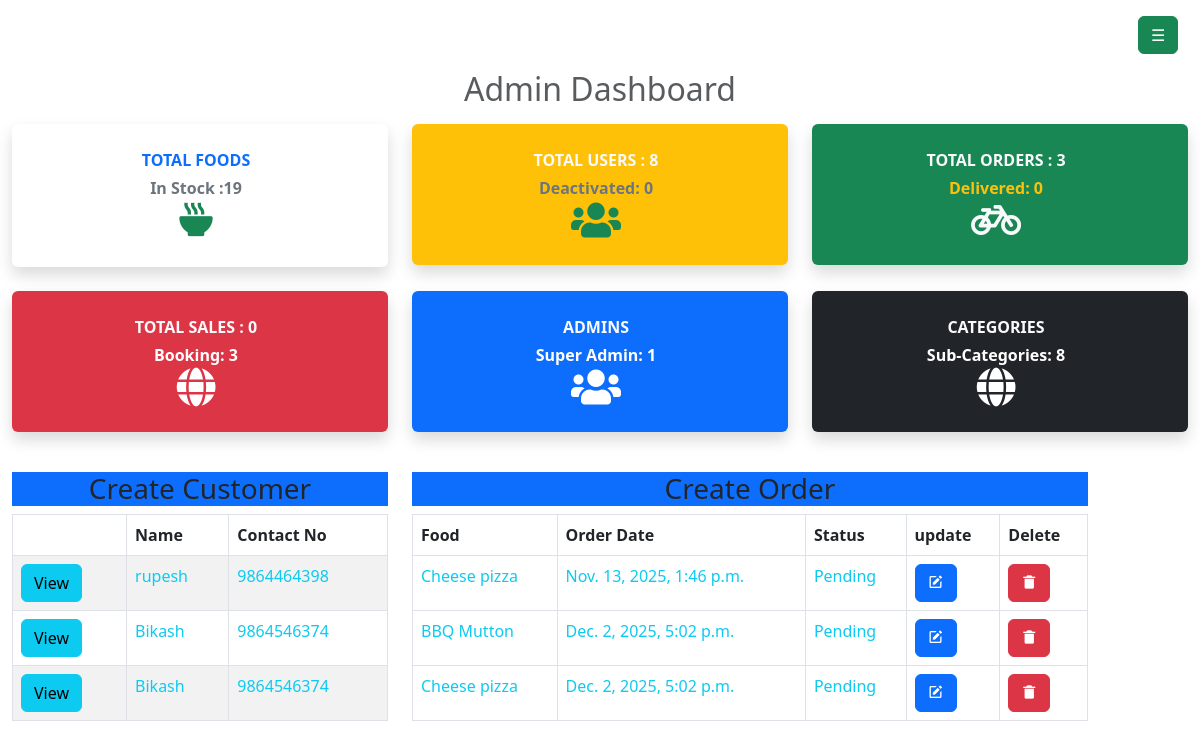
The page /dashboard (signed in) on the database its author committed.
### userspage/models.py (models this page shows)
class Order(models.Model):
	PAYMENT=(
		('Cash on Delivery','Cash on Delivery'),
	)
	food=models.ForeignKey(Food,on_delete=models.CASCADE)
	user=models.ForeignKey(User,on_delete=models.CASCADE)
	quantity=models.IntegerField()
	total_price=models.IntegerField(null=True)
	STATUS=[
		('Pending','Pending'),
		('Out for deliver','Out of deliver'),
		('Delivered','Delivered')
	]
	status=models.CharField(default='Pending',max_length=200,choices=STATUS,null=True)
	payment_method=models.CharField(max_length=200,choices=PAYMENT)
	payment_status=models.BooleanField(default=False,null=True)
	contact_no=models.CharField(max_length=15)
	address=models.CharField(max_length=50)
	order_date=models.DateTimeField(auto_now_add=True)

### demo_app/models.py (models this page shows, shortened)
class Food(models.Model):
	food_name=models.CharField(max_length=100)
	food_price=models.PositiveIntegerField()
	Food_image=models.FileField(upload_to='static/uploads',null=True)
	food_description=models.TextField()
	created_by=models.CharField(max_length=50)
	category=models.ForeignKey(Category,on_delete=models.CASCADE,null=True)
	is_available = models.BooleanField(default=True)

### accounts/auth.py (the view)
	def wrapper_function(request,*args,**kwargs):
		if request.user.is_staff:
			return view_function(request,*args,**kwargs)
		else:
			return redirect('/')

### accounts/auth.py (called while the page is built)
def admin_only(view_function):
	def wrapper_function(request,*args,**kwargs):
		if request.user.is_staff:
			return view_function(request,*args,**kwargs)
		else:
			return redirect('/')
	return wrapper_function

### accounts/views.py (called while the page is built)
@login_required
@admin_only
def dashboard(request):
    order=Order.objects.all()
    total_order=order.count()
    foods=Food.objects.all()
    total_food=foods.count()
    category=Category.objects.all()
    total_category=category.count()
    deliver=order.filter(status='Delivered').count()
    pending=order.filter(status='Pending')
    pending_count=pending.count()
    use=User.objects.all()
    total_user=use.count()
    context={
        'total_order':total_order,
        'deliver':deliver,
		'pending':pending,
        'pending_count':pending_count,
        'total_food':total_food,
        'total_category':total_category,
        'total_user':total_user,
        'order':order,
	}
    return render(request, "accounts/dashboard.html",context)

### demo_app/context_processors.py (called while the page is built)
def menu_links(request):
    links = Category.objects.all()
    return dict(links=links)

### accounts/templates/accounts/dashboard.html (shortened to what this page needs)
{% extends "accounts/layouts.html" %}
{% load crispy_forms_tags %}
{% block main_content %}
<div class="container-fluid">
	<h2 class="text-center my-3 text-muted">
		Admin Dashboard
	</h2>
	<div class="row d-flex">
		<div class="col-md-6 col-xl-4 mb-4" title="Total Foods">
			<a href="#" class="text-decoration-none">
				<div class="card shadow border-0 py-2">
					<div class="card-body">
						<div class="row align-items-center no-gutters">
							<div class="col me-2">
								<div class="text-uppercase text-primary fw-bold text-xs mb-1 text-center">
									<span>
										Total Foods
									</span>
								</div>
								<div class="text-secondary fw-bold mb-0 text-center">
									<span>In Stock :{{ total_food }}</span>
								</div>
								<div class="col-auto text-center">
									<i class='bx bxs-bowl-hot fs-1 text-success'></i>
								</div>
							</div>
						</div>
					</div>
				</div>
			</a>
		</div>
		<div class="col-md-6 col-xl-4 mb-4" title="Total User">
			<a href="#" class="text-decoration-none">
				<div class="card shadow border-0 py-2 bg-warning">
					<div class="card-body">
						<div class="row align-items-center no-gutters">
							<div class="col me-2">
								<div class="text-uppercase text-light fw-bold text-xs mb-1 text-center">
									<span>
										Total Users : {{total_user}}
									</span>
								</div>
								<div class="text-secondary fw-bold mb-0 text-center">
									<span>Deactivated: 0</span>
								</div>
								<div class="col-auto text-center">
									<i class="fas fa-users fs-1 text-success"></i>
								</div>
							</div>
						</div>
					</div>
				</div>
			</a>
		</div>
		<div class="col-md-6 col-xl-4 mb-4" title="Total Order">
			<a href="#" class="text-decoration-none">
				<div class="card shadow border-0 py-2 bg-success">
					<div class="card-body">
						<div class="row align-items-center no-gutters">
							<div class="col me-2">
								<div class="text-uppercase text-light fw-bold text-xs mb-1 text-center">
									<span>
										Total Orders : {{total_order}}
									</span>
								</div>
								<div class="text-warning fw-bold mb-0 text-center">
									<span>Delivered: {{ deliver }}</span>
								</div>
								<div class="col-auto text-center">
									<i class="fas fa-bicycle fs-1 text-light"></i>
								</div>
							</div>
						</div>
					</div>
				</div>
			</a>
		</div>
		<div class="col-md-6 col-xl-4 mb-4" title="Total Sales">
			<a href="#" class="text-decoration-none">
				<div class="card shadow border-0 py-2 bg-danger">
					<div class="card-body">
						<div class="row align-items-center no-gutters">
							<div class="col me-2">
								<div class="text-uppercase text-light fw-bold text-xs mb-1 text-center">
									<span>
										Total Sales : {{ deliver }}
									</span>
								</div>
								<div class="text-white fw-bold mb-0 text-center">
									<span>Booking: {{ pending_count }}</span>
								</div>
								<div class="col-auto text-center">
									<i class="fas fa-globe fs-1 text-white "></i>
								</div>
							</div>
						</div>
					</div>
				</div>
			</a>
		</div>
		<div class="col-md-6 col-xl-4 mb-4" title="Admin">
			<a href="#" class="text-decoration-none">
				<div class="card shadow border-0 py-2 bg-primary">
					<div class="card-body">
						<div class="row align-items-center no-gutters">
							<div class="col me-2">
								<div class="text-uppercase text-light fw-bold text-xs mb-1 text-center">
									<span>
										Admins
									</span>
								</div>
								<div class="text-white fw-bold mb-0 text-center">
									<span>Super Admin: 1</span>
								</div>
								<div class="col-auto text-center">
									<i class="fas fa-users fs-1 text-white"></i>
								</div>
							</div>
						</div>
					</div>
				</div>
			</a>
		</div>
		<div class="col-md-6 col-xl-4 mb-4" title="Categories">
			<a href="#" class="text-decoration-none">
				<div class="card shadow border-0 py-2 bg-dark">
					<div class="card-body">
						<div class="row align-items-center no-gutters">
							<div class="col me-2">
								<div class="text-uppercase text-light fw-bold text-xs mb-1 text-center">
									<span>
										Categories
									</span>
								</div>
								<div class="text-white fw-bold mb-0 text-center">
									<span>Sub-Categories: {{total_category}}</span>
								</div>
								<div class="col-auto text-center">
									<i class="fas fa-globe fs-1 text-white "></i>
								</div>
							</div>
						</div>
					</div>
				</div>
			</a>
		</div>
	</div>
</div>
<div class="container-fluid">
	<div class="row">
		<div class="col-md-4 mt-3 justify-content-around border-0" title="Customer">
			<h3 class="text-center bg-primary border-0">Create Customer	</h3>
			<table class=" table table-striped table-bordered">
				<thead>
					<tr>
						<th></th>
						<th>Name</th>
						<th> Contact No</th>
					</tr>
				</thead>
				<tbody>
					{% for post in order %}
					<tr>
						<td>
							<a href="{% url 'showuser' post.id %}" class="text-decoration-none btn btn-info">
								View</a>
						</td>
						<td class="text-info">{{post.user}}</td>
						<td class="text-info">{{post.contact_no}}</td>
						{% endfor %}
				</tbody>
			</table>
		</div>
		<div class="col-md-7 mt-3 justify-content-center my-3" title="Order">
			<h3 class="text-center bg-primary">Create Order</h3>
			<table class=" table table-str	iped table-bordered">
				<thead>
					<tr>
						<th >Food</th>
						<th>Order Date</th>
						<th>Status</th>
						<th>update</th>
						<th>Delete</th>
					</tr>
				</thead>
				<tbody>
					{% for post in order %}
					<tr>
						<td class="text-info">{{post.food.food_name}}</td>
						<td class="text-info">{{post.order_date}}</td>
						<td class="text-info">{{post.status}}</td>
						<td>
							<a href="/create_order/{{post.id}}" class="btn btn-primary text-white">
								<i class="bx bxs-edit"></i>
							</a>
						</td>
						<td>
							<a href="/deleteorder/{{post.id}}" class="btn btn-danger text-white"
								onclick="return confirm('Are You Soure want to Delete this User?')">
								<i class="bx bxs-trash-alt"></i>
							</a>
						</td>
						{% endfor %}
				</tbody>
			</table>
		</div>
	</div>
</div>
{% endblock %}

### rows shown on the page
Order: user "rupesh", contact_no "9864464398", food.food_name "Cheese pizza", order_date "Nov. 13, 2025, 1:46 p.m.", status "Pending"
Order: user "Bikash", contact_no "9864546374", food.food_name "BBQ Mutton", order_date "Dec. 2, 2025, 5:02 p.m.", status "Pending"
Order: user "Bikash", contact_no "9864546374", food.food_name "Cheese pizza", order_date "Dec. 2, 2025, 5:02 p.m.", status "Pending"

### other values the page prints
{{ total_food }} "19"
{{ total_user }} "8"
{{ total_order }} "3"
{{ deliver }} "0"
{{ pending_count }} "3"
{{ total_category }} "8"
